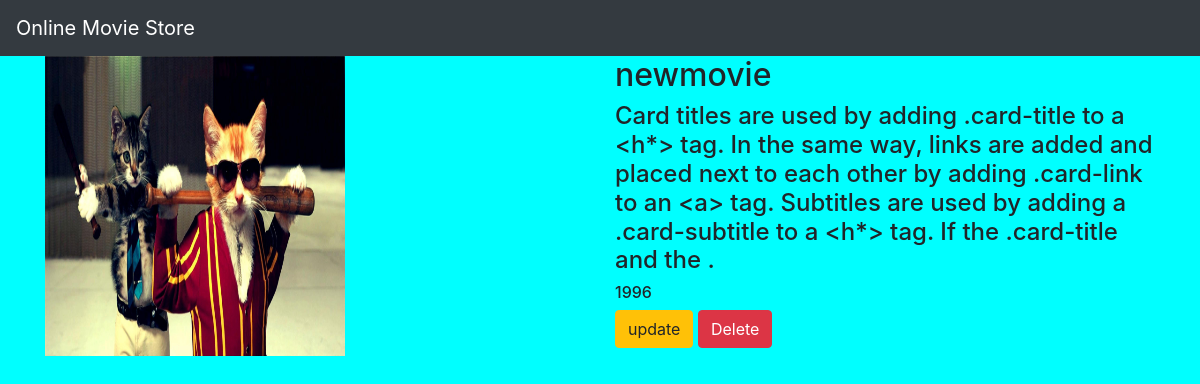
The app's page /movie/6/ with its own data.
### movieapp/models.py (models this page shows, shortened)
class Movie(models.Model):
    name=models.CharField(max_length=250)
    desc=models.TextField()
    year=models.IntegerField()
    img=models.ImageField(upload_to='gallery')

### movieapp/views.py (the view)
# urls.py: path('movie/<int:movie_id>/',views.detail,name='detail'),
def detail(request,movie_id):
    movie=Movie.objects.get(id=movie_id)
    return  render(request,"detail.html",{'movie':movie})

### templates/detail.html
{% extends 'base.html' %}
{% block body %}
<div class="container">
    <div class="row">
        <div class="col-md-6">
            <img src="{{movie.img.url}}" width="300" height="300">
        </div>
<div class="col-md-6">
    <h2>{{movie.name}}</h2>
    <h4>{{movie.desc}}</h4>
    <h6>{{movie.year}}</h6>
    <a class="btn btn-warning" href="{% url 'movieapp:update' movie.id %}">update</a>
    <a class="btn btn-danger" href="{% url 'movieapp:delete' movie.id %}">Delete</a>
</div>
   </div>
</div>
{% endblock %}

### static/style.css (style rules this page uses)
body { background-color:aqua; }

### records on screen
Movie: img (picture), name "newmovie", desc "Card titles are used by adding .card-title to a <h*> tag. In the same way, links are added and placed next to each other by adding .card-link to an <a> tag. Subtitles are used by adding a .card-subtitle to a <h*> tag. If the .card-title and the .", year "1996"
